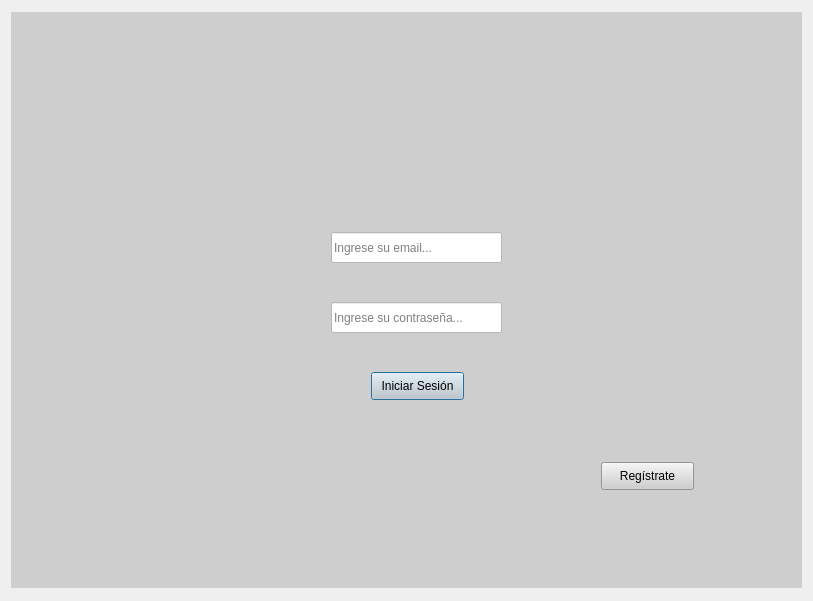
<?xml version="1.0" encoding="UTF-8"?>
<ui version="4.0">
 <class>Dialog</class>
 <widget class="QDialog" name="Dialog">
  <property name="geometry">
   <rect>
    <x>0</x>
    <y>0</y>
    <width>813</width>
    <height>601</height>
   </rect>
  </property>
  <property name="windowTitle">
   <string>Dialog</string>
  </property>
  <layout class="QVBoxLayout" name="verticalLayout">
   <item>
    <widget class="QStackedWidget" name="stackedWidget">
     <property name="maximumSize">
      <size>
       <width>1024</width>
       <height>576</height>
      </size>
     </property>
     <property name="styleSheet">
      <string notr="true">background-color:rgb(206, 206, 206)</string>
     </property>
     <property name="currentIndex">
      <number>0</number>
     </property>
     <widget class="QWidget" name="page">
      <widget class="QLineEdit" name="Contrasena">
       <property name="geometry">
        <rect>
         <x>320</x>
         <y>290</y>
         <width>171</width>
         <height>31</height>
        </rect>
       </property>
       <property name="styleSheet">
        <string notr="true">background-color:rgb(255, 255, 255)</string>
       </property>
       <property name="text">
        <string/>
       </property>
       <property name="placeholderText">
        <string>Ingrese su contraseña...</string>
       </property>
      </widget>
      <widget class="QLabel" name="label">
       <property name="geometry">
        <rect>
         <x>330</x>
         <y>30</y>
         <width>140</width>
         <height>140</height>
        </rect>
       </property>
       <property name="maximumSize">
        <size>
         <width>140</width>
         <height>140</height>
        </size>
       </property>
       <property name="text">
        <string/>
       </property>
       <property name="pixmap">
        <pixmap>../../Downloads/ChatGPT Image 10 abr 2025, 07_48_29 p.m..png</pixmap>
       </property>
       <property name="scaledContents">
        <bool>true</bool>
       </property>
      </widget>
      <widget class="QLabel" name="label_2">
       <property name="geometry">
        <rect>
         <x>260</x>
         <y>220</y>
         <width>31</width>
         <height>31</height>
        </rect>
       </property>
       <property name="maximumSize">
        <size>
         <width>40</width>
         <height>40</height>
        </size>
       </property>
       <property name="text">
        <string/>
       </property>
       <property name="pixmap">
        <pixmap>../../Downloads/1077063.png</pixmap>
       </property>
       <property name="scaledContents">
        <bool>true</bool>
       </property>
      </widget>
      <widget class="QLineEdit" name="Usuario">
       <property name="geometry">
        <rect>
         <x>320</x>
         <y>220</y>
         <width>171</width>
         <height>31</height>
        </rect>
       </property>
       <property name="styleSheet">
        <string notr="true">background-color:rgb(255, 255, 255)</string>
       </property>
       <property name="text">
        <string/>
       </property>
       <property name="placeholderText">
        <string>Ingrese su email...</string>
       </property>
      </widget>
      <widget class="QLabel" name="label_3">
       <property name="geometry">
        <rect>
         <x>260</x>
         <y>290</y>
         <width>31</width>
         <height>31</height>
        </rect>
       </property>
       <property name="maximumSize">
        <size>
         <width>50</width>
         <height>50</height>
        </size>
       </property>
       <property name="text">
        <string/>
       </property>
       <property name="pixmap">
        <pixmap>../../Downloads/747305.png</pixmap>
       </property>
       <property name="scaledContents">
        <bool>true</bool>
       </property>
      </widget>
      <widget class="QPushButton" name="iniciarsesion">
       <property name="geometry">
        <rect>
         <x>360</x>
         <y>360</y>
         <width>93</width>
         <height>28</height>
        </rect>
       </property>
       <property name="text">
        <string>Iniciar Sesión</string>
       </property>
      </widget>
      <widget class="QPushButton" name="registrate">
       <property name="geometry">
        <rect>
         <x>590</x>
         <y>450</y>
         <width>93</width>
         <height>28</height>
        </rect>
       </property>
       <property name="text">
        <string>Regístrate</string>
       </property>
      </widget>
      <widget class="QLabel" name="label_4">
       <property name="geometry">
        <rect>
         <x>320</x>
         <y>330</y>
         <width>221</width>
         <height>20</height>
        </rect>
       </property>
       <property name="font">
        <font>
         <pointsize>7</pointsize>
        </font>
       </property>
       <property name="styleSheet">
        <string notr="true">color:rgb(255, 0, 0)</string>
       </property>
       <property name="text">
        <string/>
       </property>
      </widget>
     </widget>
     <widget class="QWidget" name="page_2"/>
    </widget>
   </item>
  </layout>
 </widget>
 <resources/>
 <connections/>
</ui>
